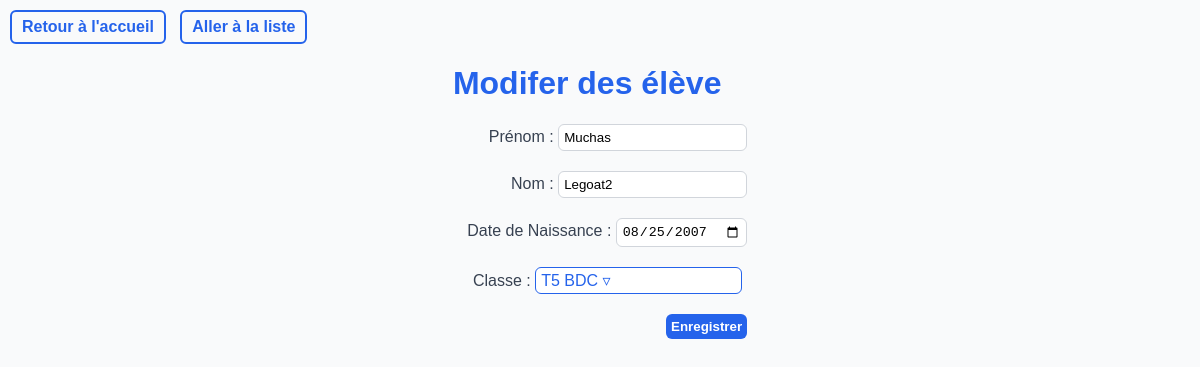
The page /eleve/update?id=6 on the database its author committed.
### tables this page shows
CREATE TABLE Eleve (
    Id INTEGER PRIMARY KEY AUTOINCREMENT,
    Prenom TEXT NOT NULL,
    Nom TEXT NOT NULL,
    Date_de_Naissance DATE NOT NULL,
    Id_Classe INTEGER,
    FOREIGN KEY (Id_Classe)
        REFERENCES Classe(Id)
        ON DELETE CASCADE
        ON UPDATE CASCADE
    );

CREATE TABLE Classe (
    Id INTEGER PRIMARY KEY AUTOINCREMENT,
    Nom TEXT NOT NULL,
    Nom_Lycee TEXT NOT NULL,
    Id_Professeur INTEGER NOT NULL, 
    FOREIGN KEY (Id_Professeur)
        REFERENCES Professeur(Id)
        ON DELETE CASCADE
        ON UPDATE CASCADE
    );

### Backend.py (the view, shortened to what this page needs)
@app.route('/eleve/update', methods=["POST","GET"])
def update_eleve():
    id = request.args.get('id')
    if id is None:
        return "Aucun ID fourni", 400
    return render_template('update.html', valeurs=execute_sql("SELECT * FROM Eleve WHERE id = ?", (str(id),))[0], dropdown_values={"Classe": execute_sql("SELECT * FROM Classe")}, colonnes=colonnes_eleve, infos={"element": "élève","URL_liste": "/eleve/liste"})

### Backend.py (called while the page is built)
def execute_sql(commande, argument=()):
    conn = sqlite3.connect(DB_NAME)
    c = conn.cursor()
    c.execute(commande, argument)
    valeurs = c.fetchall()
    conn.commit()
    conn.close()
    return valeurs

### templates/update.html (shortened to what this page needs)
<!DOCTYPE html>
<html lang="fr">
<head>
    <link rel="stylesheet" href="../static/styles.css">
</head>
<body>
    <a class="back_button" href="/">Retour à l'accueil</a>
    <a class="back_button" href="{{ infos['URL_liste'] }}">Aller à la liste</a>
    <div class="content-form">
    <div>
    <h1>Modifer des {{ infos["element"] }}</h1>
    <form method="POST">
        {% for c in colonnes %}
        {% if c["type"] == "dropdown" %}
        <div class="dropdown" id="dropdown_{{ c['id'] }}" style="margin-bottom: 20px;">
                <label for="dropdown_{{ c['id'] }}">{{ c["titre"] }} : </label>
                <div id="dropdown-button_{{ c['id'] }}" class="dropdown-button" onclick="toggleMenu('{{ c['id'] }}')">
                    <span id="dropdown-label_{{ c['id'] }}">{% for item in dropdown_values[c["id"]] %}{% if item[0] == valeurs[c["order"]] %}{{ item[1] }} {% if c["id"]!="Id_Matiere"%} {{ item[2] }} {%endif%}{% endif %}{% endfor %}</span> &#9663;
                </div>
            </div>
        {% else %}
        <div class="form-element">
            <label for='{{ c["id"] }}'>{{ c["titre"] }} : <input id='{{ c["id"] }}' name='{{ c["id"] }}' type='{{ c["type"] }}' value='{{valeurs[c["order"]]}}'></label>
        </div>
        {% endif %}
        {% endfor %}
        <button class="submit_button" type="submit">Enregistrer</button>
    </form>
     </div>
    </div>
</body>
</html>

### static/styles.css (style rules this page uses)
body { font-family: Arial, sans-serif; background-color: #f9fafb; color: #2563eb; margin: 0; }
.submit_button { background-color: #2563eb; color : white; border: none; padding: 5px; border-radius: 6px; cursor: pointer; font-weight: bold; cursor: pointer; }
.content-form form { margin-top: 20px; display: flex; flex-direction: column; max-width: 400px; align-items: end; }
.form-element { display: flex; justify-content: flex-end; align-items: center; width: 100%; }
.form-element input { margin-bottom: 20px; }
input { color: #000000; padding: 5px; border : 1px solid #d1d5db; outline: none; transition: border-color 0.2s; border-radius: 6px; cursor: text; }
label { color: #374151; }
.content-form { margin: auto auto; display: flex; justify-content: center; align-items: center; }
.back_button { display: inline-block; border: 2px solid #2563eb; border-radius: 6px; padding: 6px 10px; text-decoration: none; font-weight: bold; color: #2563eb; cursor: pointer; margin-top: 10px; margin-left: 10px; }
.dropdown-button { display: inline-block; border: 1px solid #2563eb; border-radius: 6px; padding: 3px 5px; color: #2563eb; background-color: white; margin-right: 5px; cursor: pointer; width: 195px; }
.dropdown { position: relative; display: inline-block; margin-left: 20px; }

### rows shown on the page
Eleve: Prenom "Muchas" "Legoat2" "08/25/2007"
Classe: Nom "T5", Nom_Lycee "BDC"

### other values the page prints
{{ infos["element"] }} "élève"
{{ c["titre"] }} "Prénom" "Nom" "Date de Naissance"
{{ c["titre"] }} "Classe"
